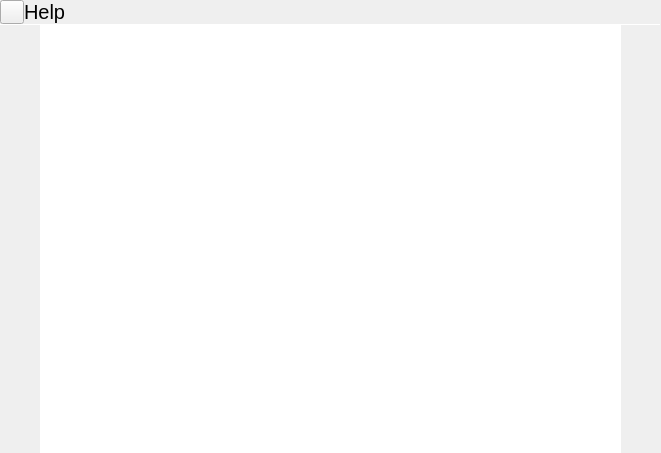
<?xml version="1.0" encoding="UTF-8"?>
<ui version="4.0">
 <class>HelpScreen</class>
 <widget class="QWidget" name="HelpScreen">
  <property name="geometry">
   <rect>
    <x>0</x>
    <y>0</y>
    <width>661</width>
    <height>453</height>
   </rect>
  </property>
  <property name="windowTitle">
   <string>Form</string>
  </property>
  <layout class="QVBoxLayout" name="verticalLayout">
   <property name="spacing">
    <number>0</number>
   </property>
   <property name="leftMargin">
    <number>0</number>
   </property>
   <property name="topMargin">
    <number>0</number>
   </property>
   <property name="rightMargin">
    <number>0</number>
   </property>
   <property name="bottomMargin">
    <number>0</number>
   </property>
   <item>
    <layout class="QHBoxLayout" name="horizontalLayout">
     <property name="spacing">
      <number>0</number>
     </property>
     <item>
      <widget class="QToolButton" name="backButton">
       <property name="sizePolicy">
        <sizepolicy hsizetype="Preferred" vsizetype="Preferred">
         <horstretch>0</horstretch>
         <verstretch>0</verstretch>
        </sizepolicy>
       </property>
       <property name="focusPolicy">
        <enum>Qt::NoFocus</enum>
       </property>
       <property name="text">
        <string/>
       </property>
       <property name="icon">
        <iconset resource="../resources.qrc">
         <normaloff>:/icons/go-previous.svg</normaloff>:/icons/go-previous.svg</iconset>
       </property>
      </widget>
     </item>
     <item>
      <widget class="QLabel" name="label">
       <property name="sizePolicy">
        <sizepolicy hsizetype="Expanding" vsizetype="Preferred">
         <horstretch>0</horstretch>
         <verstretch>0</verstretch>
        </sizepolicy>
       </property>
       <property name="font">
        <font>
         <pointsize>15</pointsize>
        </font>
       </property>
       <property name="text">
        <string>Help</string>
       </property>
       <property name="margin">
        <number>9</number>
       </property>
      </widget>
     </item>
    </layout>
   </item>
   <item>
    <widget class="Line" name="line">
     <property name="maximumSize">
      <size>
       <width>16777215</width>
       <height>1</height>
      </size>
     </property>
     <property name="orientation">
      <enum>Qt::Horizontal</enum>
     </property>
    </widget>
   </item>
   <item>
    <widget class="QScrollArea" name="scrollArea">
     <property name="focusPolicy">
      <enum>Qt::NoFocus</enum>
     </property>
     <property name="frameShape">
      <enum>QFrame::NoFrame</enum>
     </property>
     <property name="widgetResizable">
      <bool>true</bool>
     </property>
     <widget class="QWidget" name="helpArea">
      <property name="geometry">
       <rect>
        <x>0</x>
        <y>0</y>
        <width>661</width>
        <height>398</height>
       </rect>
      </property>
      <property name="autoFillBackground">
       <bool>true</bool>
      </property>
      <layout class="QHBoxLayout" name="horizontalLayout_2">
       <property name="spacing">
        <number>0</number>
       </property>
       <property name="leftMargin">
        <number>0</number>
       </property>
       <property name="topMargin">
        <number>0</number>
       </property>
       <property name="rightMargin">
        <number>0</number>
       </property>
       <property name="bottomMargin">
        <number>0</number>
       </property>
       <item>
        <spacer name="spacer1">
         <property name="orientation">
          <enum>Qt::Horizontal</enum>
         </property>
         <property name="sizeType">
          <enum>QSizePolicy::Fixed</enum>
         </property>
         <property name="sizeHint" stdset="0">
          <size>
           <width>40</width>
           <height>20</height>
          </size>
         </property>
        </spacer>
       </item>
       <item>
        <widget class="QTextBrowser" name="helpBrowser">
         <property name="frameShape">
          <enum>QFrame::NoFrame</enum>
         </property>
         <property name="verticalScrollBarPolicy">
          <enum>Qt::ScrollBarAlwaysOff</enum>
         </property>
        </widget>
       </item>
       <item>
        <spacer name="spacer2">
         <property name="orientation">
          <enum>Qt::Horizontal</enum>
         </property>
         <property name="sizeType">
          <enum>QSizePolicy::Fixed</enum>
         </property>
         <property name="sizeHint" stdset="0">
          <size>
           <width>40</width>
           <height>20</height>
          </size>
         </property>
        </spacer>
       </item>
      </layout>
     </widget>
    </widget>
   </item>
   <item>
    <widget class="GamepadHud" name="gamepadHud" native="true"/>
   </item>
  </layout>
 </widget>
 <customwidgets>
  <customwidget>
   <class>GamepadHud</class>
   <extends>QWidget</extends>
   <header location="global">gamepadhud.h</header>
   <container>1</container>
  </customwidget>
 </customwidgets>
 <resources>
  <include location="../resources.qrc"/>
 </resources>
 <connections/>
</ui>
